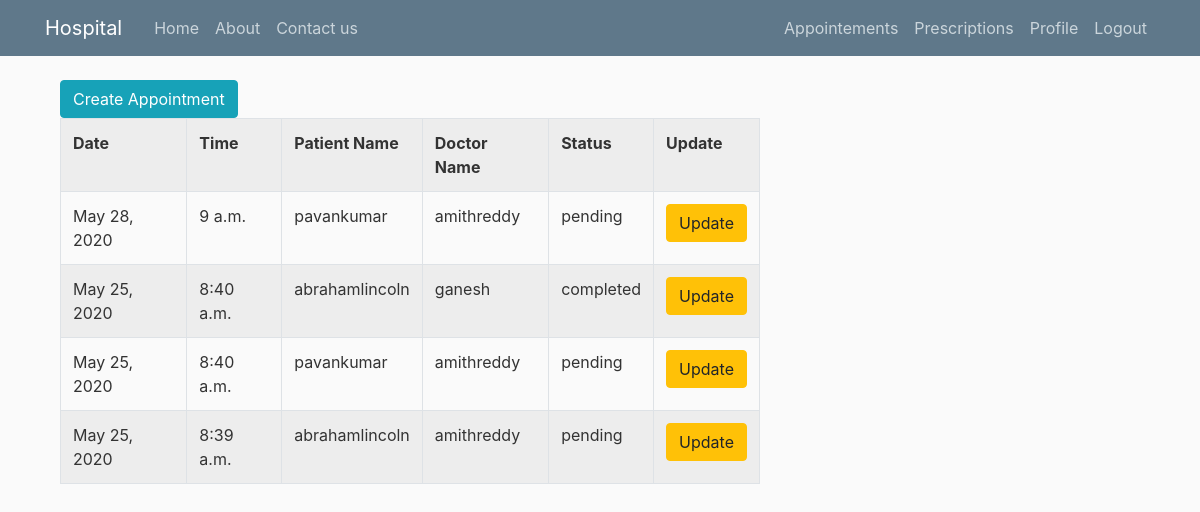
Screenshot of /accounts/receptionist/appointments/ (signed in) with the database file from the repository.
### accounts/models.py (models this page shows, shortened)
class Appointment(models.Model):
    patient_name = models.ForeignKey(User, related_name='patient_name',on_delete = models.CASCADE)
    consulting_doctor = models.ForeignKey(User,related_name='consulting_doctor',on_delete = models.CASCADE)
    status = models.CharField(max_length=15,choices = STATUS)
    date = models.DateField()
    time = models.TimeField()

### accounts/views.py (the view)
# urls.py: path('receptionist/appointments/',user_views.receptionist_appointments_list,name='receptionist-appointments'),
@login_required
def receptionist_appointments_list(request):
    appointments = Appointment.objects.all().order_by('-date','-time', '-id')
    return render(request,'accounts/reception_appointments.html',{'appointments':appointments})

### accounts/templates/accounts/reception_appointments.html
{% extends "accounts/base.html" %}
{% block content %}
    <div class="container">
        <a href="{% url 'receptionist-appointments-create' %}" class="btn btn-info">Create Appointment</a>
        {% if appointments %}
            <br />
            <table class="table table-striped table-bordered table-hover table-condensed">
                <tr>
                    <th>Date</th>
                    <th>Time</th>
                    <th>Patient Name</th>
                    <th>Doctor Name</th>
                    <th>Status </th>
                    <th>Update</th>
                </tr>
                    {% for appointment in appointments %}
                        <tr>
                            <td>{{appointment.date}}</td>
                            <td>{{appointment.time}}</td>
                            <td>{{appointment.patient_name}}</td>
                            <td>{{appointment.consulting_doctor}}</td>
                            <td>{{appointment.status}} </td>
                            <td><a  href="{% url 'receptionist-appointments-update' appointment.pk %}" class="btn btn-warning">Update</a> </td>
                        </tr>
                    {% endfor %}
            </table>
        {% else %}
            <h3>No appointments Yet!</h3>
        {% endif %}
    </div>
{% endblock content %}

### accounts/static/accounts/styles.css (style rules this page uses)
body { background: #fafafa; color: #333333; margin-top: 5rem; }

### rows the page displays
Appointment: date "May 28, 2020", time "9 a.m.", patient_name "pavankumar", consulting_doctor "amithreddy", status "pending"
Appointment: date "May 25, 2020", time "8:40 a.m.", patient_name "abrahamlincoln", consulting_doctor "ganesh", status "completed"
Appointment: date "May 25, 2020", time "8:40 a.m.", patient_name "pavankumar", consulting_doctor "amithreddy", status "pending"
Appointment: date "May 25, 2020", time "8:39 a.m.", patient_name "abrahamlincoln", consulting_doctor "amithreddy", status "pending"
